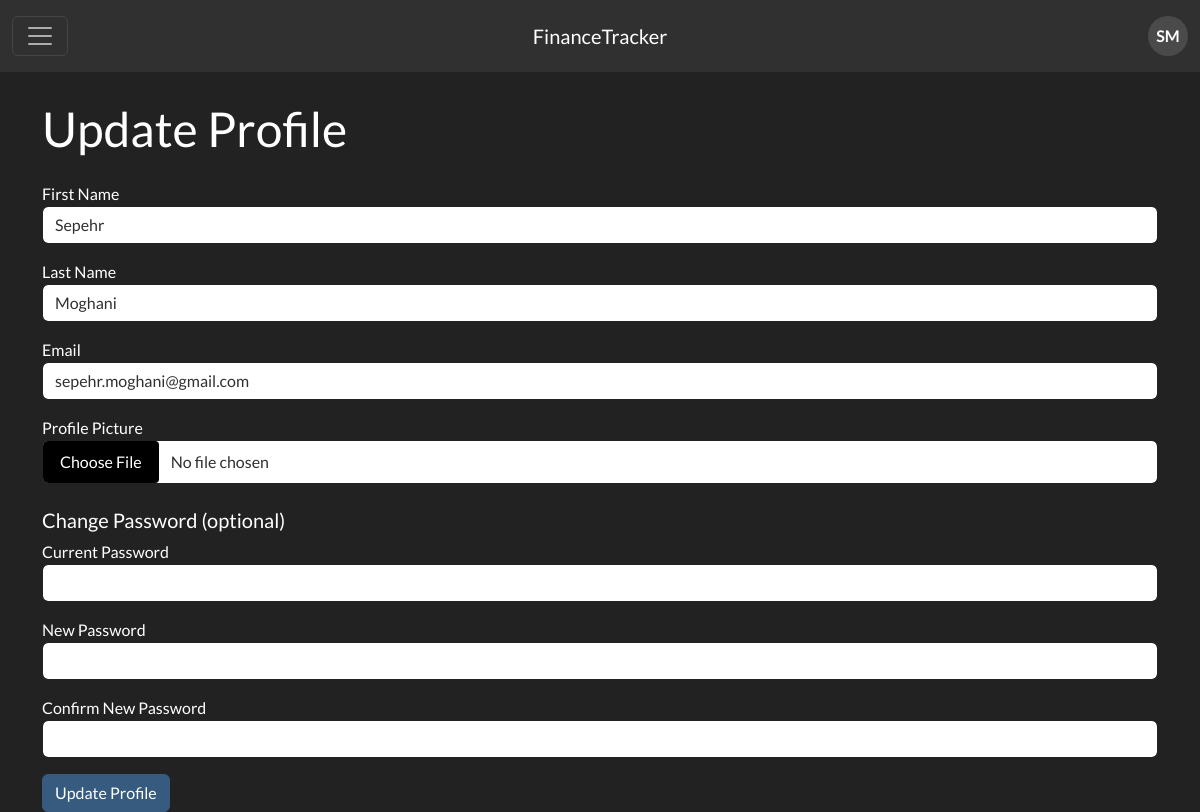
The app's page /authentication/profile/edit (signed in) with its own data.
### app/authentication/models.py (models this page shows, shortened)
class User(db.Model, UserMixin):
    id = db.Column(db.Integer, primary_key=True)
    first_name = db.Column(db.String(50), nullable=False)
    last_name = db.Column(db.String(50), nullable=False)
    email = db.Column(db.String(50), nullable=False)
    password = db.Column(db.String(128), nullable=False)
    profile_pic = db.Column(db.String(128), nullable=True)
    date_of_birth = db.Column(db.Date, nullable=True)
    phone = db.Column(db.String(50), nullable=True)
    address = db.Column(db.String(50), nullable=True)
    city = db.Column(db.String(50), nullable=True)
    state = db.Column(db.String(50), nullable=True)
    country = db.Column(db.String(50), nullable=True)
    postcode = db.Column(db.String(50), nullable=True)

### app/authentication/routes.py (the view, shortened to what this page needs)
@authentication_bp.route('/profile/edit', methods=['GET', 'POST'])
def edit_profile():
    user_data = session.get('user')
    if not user_data:
        return redirect(url_for('authentication.login'))
    user = User.query.get(user_data['id'])
    form = UpdateProfileForm(obj=user)
    return render_template('authentication/profile_edit.html', form=form, user=user)

### app/authentication/forms.py
class UpdateProfileForm(FlaskForm):
    first_name = StringField('First Name', validators=[DataRequired()])
    last_name = StringField('Last Name', validators=[DataRequired()])
    email = StringField('Email', validators=[DataRequired(), Email()])
    profile_pic = FileField('Profile Picture', validators=[FileAllowed(['jpg', 'png'], 'Images only! Max file size: 5mb')])
    current_password = PasswordField('Current Password', validators=[Optional()])
    new_password = PasswordField('New Password', validators=[Optional(), Length(min=8, max=16), pw_spaces, pw_letter, pw_number, pw_special])
    confirm_password = PasswordField('Confirm New Password', validators=[
        Optional(), EqualTo('new_password', message='Passwords must match'), Length(min=8, max=16), pw_spaces, pw_letter, pw_number, pw_special
    ])
    submit = SubmitField('Update Profile')

### app/authentication/routes.py (called while the page is built)
@authentication_bp.before_request
def load_logged_in_user():
    user = session.get('user')
    if user:
        g.user = user
    else:
        g.user = None

### app/authentication/templates/authentication/profile_edit.html (shortened to what this page needs)
{% extends "base.html" %}
{% block content %}
<div class="container">
    <h1 class="mb-4">Update Profile</h1>
    <form method="POST", enctype="multipart/form-data">
        <div class="mb-3">
            {{ form.first_name.label }}
            {{ form.first_name(class_="form-control") }}
        </div>
        <div class="mb-3">
            {{ form.last_name.label }}
            {{ form.last_name(class_="form-control") }}
        </div>
        <div class="mb-3">
            {{ form.email.label }}
            {{ form.email(class_="form-control") }}
        </div>
        <div class="mb-3">
            {{ form.profile_pic.label }}
            {{ form.profile_pic(class_="form-control") }}
        </div>
        <h5 class="mt-4">Change Password (optional)</h5>
        <div class="mb-3">
            {{ form.current_password.label }}
            {{ form.current_password(class_="form-control") }}
        </div>
        <div class="mb-3">
            {{ form.new_password.label }}
            {{ form.new_password(class_="form-control") }}
        </div>
        <div class="mb-3">
            {{ form.confirm_password.label }}
            {{ form.confirm_password(class_="form-control") }}
        </div>
        {{ form.submit(class_="btn btn-primary") }}
    </form>
</div>
{% endblock %}

### app/static/css/style.css (style rules this page uses)
body { font-family: Arial, sans-serif; background-color: #a7a7a7; text-align: center; padding-top: 50px; }

### records on screen
User: first_name "Sepehr", last_name "Moghani", email "sepehr.moghani@gmail.com"

### other values on screen
{{ session.user.first_name[0] }} "S"
{{ session.user.last_name[0] }} "M"
